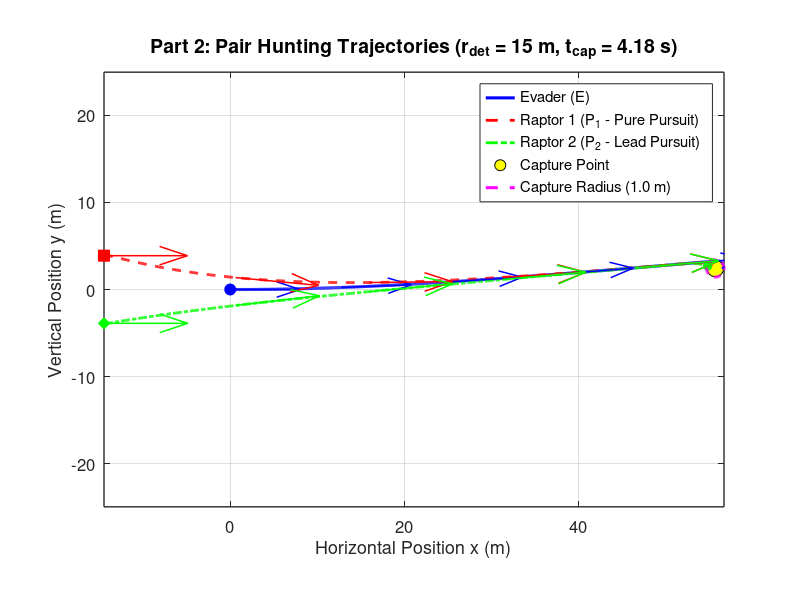
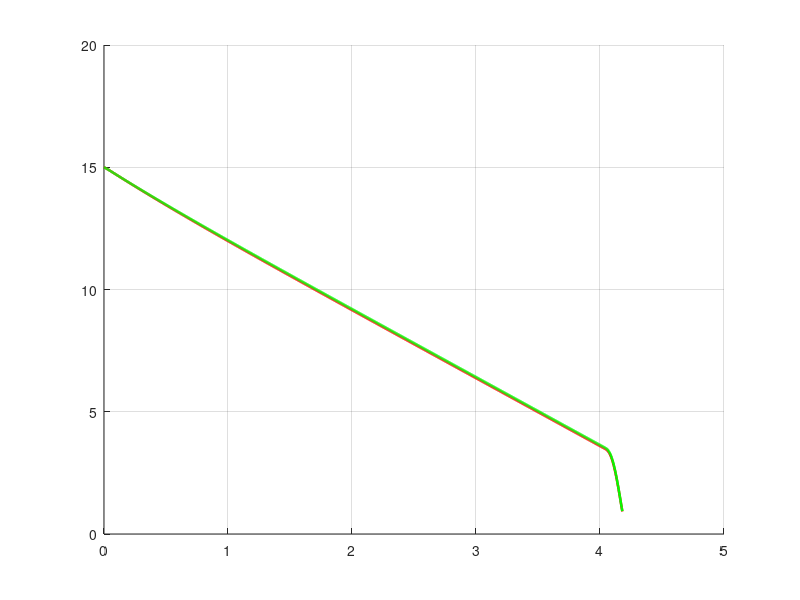

These charts were generated, in order, by the following MATLAB code: (Note: this script raises an error after producing the figures.)
% strategy_2_realistic_radius.m
% Part 2: Cooperative Pair Hunting with a realistic pursuer turning radius
clear; clc; close all;

%% 1. Model Parameters
v_p = 60 / 3.6;          % Pursuer speed (16.67 m/s)
v_e = 50 / 3.6;          % Evader speed (13.89 m/s)
R_p = 5.0;               % Pursuer min turning radius (m)
R_e = 0.5;               % Evader min turning radius (m)

w_p_max = v_p / R_p;     % Max angular velocity of pursuer (3.33 rad/s)
w_e_max = v_e / R_e;     % Max angular velocity of evader (27.78 rad/s)

l_cap = 1.0;             % Capture radius (m)
r_det = 25.0;            % Initial detection distance (m) [15, 50]
r_jink = 3.5;            % Critical jink distance (m)
tau_max = 0.6;           % Max look-ahead time for P2 lead pursuit (s)
T_max = 15.0;            % Raptor stamina limit (s)
dt = 0.005;              % Time step (s)
N = round(T_max / dt);
start_distances = [15, 20, 25, 30, 35];
flank_angles = deg2rad([15, 20, 25, 30, 35]);
plot_folder = fullfile(pwd, 'strategy_2_realistic_radius_plots');
if ~exist(plot_folder, 'dir')
    mkdir(plot_folder);
end

for scenario = 1:5
r_det = start_distances(scenario);
%% 2. Initial Conditions (t = 0)
alpha = flank_angles(scenario);

% Preallocate state arrays
x_E  = zeros(1, N); y_E  = zeros(1, N); theta_E  = zeros(1, N);
x_P1 = zeros(1, N); y_P1 = zeros(1, N); theta_P1 = zeros(1, N);
x_P2 = zeros(1, N); y_P2 = zeros(1, N); theta_P2 = zeros(1, N);
d1 = zeros(1, N); d2 = zeros(1, N);
t_vec = (0:N-1) * dt;

% Evader starts at origin facing +x
x_E(1) = 0; y_E(1) = 0; theta_E(1) = 0;

% Pursuer 1 (Top/Left Flank) & Pursuer 2 (Bottom/Right Flank)
x_P1(1) = -r_det * cos(alpha);  y_P1(1) =  r_det * sin(alpha);  theta_P1(1) = 0;
x_P2(1) = -r_det * cos(-alpha); y_P2(1) =  r_det * sin(-alpha); theta_P2(1) = 0;

captured = false;
end_idx = N;
jink_dir = 0;

%% 3. Time-Stepping Simulation Loop (Forward Euler)
for k = 1:N-1
    d1(k) = hypot(x_E(k) - x_P1(k), y_E(k) - y_P1(k));
    d2(k) = hypot(x_E(k) - x_P2(k), y_E(k) - y_P2(k));
    
    if min(d1(k), d2(k)) <= l_cap
        captured = true;
        end_idx = k;
        break;
    end
    
    % --- Pursuer 1 Control: Pure Pursuit (Direct Line-of-Sight) ---
    theta_LOS1 = atan2(y_E(k) - y_P1(k), x_E(k) - x_P1(k));
    dtheta_P1 = atan2(sin(theta_LOS1 - theta_P1(k)), cos(theta_LOS1 - theta_P1(k)));
    if abs(dtheta_P1) <= w_p_max * dt
        w_P1 = dtheta_P1 / dt;
    else
        w_P1 = w_p_max * sign(dtheta_P1);
    end
    
    % --- Pursuer 2 Control: Cooperative Lead Pursuit ---
    tau = min(tau_max, d2(k) / v_p);
    x_lead = x_E(k) + tau * v_e * cos(theta_E(k));
    y_lead = y_E(k) + tau * v_e * sin(theta_E(k));
    
    theta_LOS2 = atan2(y_lead - y_P2(k), x_lead - x_P2(k));
    dtheta_P2 = atan2(sin(theta_LOS2 - theta_P2(k)), cos(theta_LOS2 - theta_P2(k)));
    if abs(dtheta_P2) <= w_p_max * dt
        w_P2 = dtheta_P2 / dt;
    else
        w_P2 = w_p_max * sign(dtheta_P2);
    end
    
    % --- Evader Control: Commit to the first jink direction ---
    if jink_dir ~= 0
        w_E = jink_dir * w_e_max;
    elseif d1(k) <= r_jink || d2(k) <= r_jink
        if d1(k) <= d2(k)
            jink_dir = -1;
        else
            jink_dir = 1;
        end
        w_E = jink_dir * w_e_max;
    else
        vx_threat = (x_E(k) - x_P1(k))/d1(k) + (x_E(k) - x_P2(k))/d2(k);
        vy_threat = (y_E(k) - y_P1(k))/d1(k) + (y_E(k) - y_P2(k))/d2(k);
        theta_flee = atan2(vy_threat, vx_threat);
        dtheta_E = atan2(sin(theta_flee - theta_E(k)), cos(theta_flee - theta_E(k)));
        if abs(dtheta_E) <= w_e_max * dt
            w_E = dtheta_E / dt;
        else
            w_E = w_e_max * sign(dtheta_E);
        end
    end
    
    % --- Euler Kinematic Updates ---
    x_P1(k+1) = x_P1(k) + v_p * cos(theta_P1(k)) * dt;
    y_P1(k+1) = y_P1(k) + v_p * sin(theta_P1(k)) * dt;
    theta_P1(k+1) = theta_P1(k) + w_P1 * dt;
    
    x_P2(k+1) = x_P2(k) + v_p * cos(theta_P2(k)) * dt;
    y_P2(k+1) = y_P2(k) + v_p * sin(theta_P2(k)) * dt;
    theta_P2(k+1) = theta_P2(k) + w_P2 * dt;
    
    x_E(k+1) = x_E(k) + v_e * cos(theta_E(k)) * dt;
    y_E(k+1) = y_E(k) + v_e * sin(theta_E(k)) * dt;
    theta_E(k+1) = theta_E(k) + w_E * dt;
end

d1(end_idx) = hypot(x_E(end_idx) - x_P1(end_idx), y_E(end_idx) - y_P1(end_idx));
d2(end_idx) = hypot(x_E(end_idx) - x_P2(end_idx), y_E(end_idx) - y_P2(end_idx));

%% 4. Figure 1: Combined 2D Trajectory Plot (All 3 Players on Same Axis)
figure('Color', 'w', 'Position', [80, 80, 1050, 700]);
hold on; grid on; axis equal;

% Plot all 3 trajectories on the same axis
plot(x_E(1:end_idx),  y_E(1:end_idx),  'b-',  'LineWidth', 2.2, 'DisplayName', 'Evader (E)');
plot(x_P1(1:end_idx), y_P1(1:end_idx), 'r--', 'LineWidth', 2.0, 'DisplayName', 'Raptor 1 (P_1 - Pure Pursuit)');
plot(x_P2(1:end_idx), y_P2(1:end_idx), 'g-.', 'LineWidth', 2.0, 'DisplayName', 'Raptor 2 (P_2 - Lead Pursuit)');

% Plot Start Positions (t = 0)
plot(x_E(1),  y_E(1),  'bo', 'MarkerSize', 8, 'MarkerFaceColor', 'b', 'HandleVisibility', 'off');
plot(x_P1(1), y_P1(1), 'rs', 'MarkerSize', 8, 'MarkerFaceColor', 'r', 'HandleVisibility', 'off');
plot(x_P2(1), y_P2(1), 'gd', 'MarkerSize', 8, 'MarkerFaceColor', 'g', 'HandleVisibility', 'off');

% Plot Final/Capture Positions
plot(x_E(end_idx),  y_E(end_idx),  'ko', 'MarkerSize', 12, ...
    'MarkerFaceColor', 'y', 'DisplayName', 'Capture Point');
plot(x_P1(end_idx), y_P1(end_idx), 'ro', 'MarkerSize', 6, 'MarkerFaceColor', 'r', 'HandleVisibility', 'off');
plot(x_P2(end_idx), y_P2(end_idx), 'go', 'MarkerSize', 6, 'MarkerFaceColor', 'g', 'HandleVisibility', 'off');

% Plot Capture Radius Circle around Evader's Final Position
th_circ = linspace(0, 2*pi, 100);
plot(x_E(end_idx) + l_cap*cos(th_circ), y_E(end_idx) + l_cap*sin(th_circ), ...
    'm--', 'LineWidth', 2.2, 'DisplayName', 'Capture Radius (1.0 m)');

% Plot Heading Arrows along the Path
arrow_end = max(1, end_idx - round(0.5 / dt));
if arrow_end > 1
    idx_arrows = round(linspace(1, arrow_end, 5));
    quiver(x_E(idx_arrows),  y_E(idx_arrows),  cos(theta_E(idx_arrows)),  sin(theta_E(idx_arrows)),  0.35, 'b', 'LineWidth', 1.1, 'HandleVisibility', 'off');
    quiver(x_P1(idx_arrows), y_P1(idx_arrows), cos(theta_P1(idx_arrows)), sin(theta_P1(idx_arrows)), 0.35, 'r', 'LineWidth', 1.1, 'HandleVisibility', 'off');
    quiver(x_P2(idx_arrows), y_P2(idx_arrows), cos(theta_P2(idx_arrows)), sin(theta_P2(idx_arrows)), 0.35, 'g', 'LineWidth', 1.1, 'HandleVisibility', 'off');
end

set(gca, 'FontSize', 12, 'LineWidth', 1.0, 'Box', 'on');
xlabel('Horizontal Position x (m)', 'FontSize', 13);
ylabel('Vertical Position y (m)', 'FontSize', 13);
title(sprintf('Part 2: Pair Hunting Trajectories (r_{det} = %.0f m, t_{cap} = %.2f s)', ...
    r_det, t_vec(end_idx)), 'FontSize', 14);
legend('Location', 'best');
exportgraphics(gcf, fullfile(plot_folder, sprintf('scenario_%d_trajectory.png', scenario)), 'Resolution', 200);

%% 5. Figure 2: Separation Distance Plot
figure('Color', 'w', 'Position', [180, 120, 850, 550]);
hold on; grid on;
plot(t_vec(1:end_idx), d1(1:end_idx), 'r-', 'LineWidth', 1.8, 'DisplayName', 'd_1(t) (Raptor 1)');
plot(t_vec(1:end_idx), d2(1:end_idx), 'g-', 'LineWidth', 1.8, 'DisplayName', 'd_2(t) (Raptor 2)');
yline(l_cap, 'k--', 'Capture Threshold (l = 1.0 m)', 'LineWidth', 1.5, 'HandleVisibility', 'off');
set(gca, 'FontSize', 12, 'LineWidth', 1.0, 'Box', 'on');
xlabel('Time t (s)', 'FontSize', 13);
ylabel('Distance to Prey (m)', 'FontSize', 13);
title('Part 2: Pair Separation Distances vs. Time', 'FontSize', 14);
legend('Location', 'southoutside', 'NumColumns', 2);
exportgraphics(gcf, fullfile(plot_folder, sprintf('scenario_%d_separation.png', scenario)), 'Resolution', 200);
close all;
end

%% 6. Jink-Distance Sweep: Capture Time Histogram
jink_distances = 1.0:0.25:8.0;
capture_times = zeros(5, numel(jink_distances));

for scenario = 1:5
    for j = 1:numel(jink_distances)
        capture_times(scenario, j) = simulate_capture_time( ...
            start_distances(scenario), flank_angles(scenario), ...
            jink_distances(j), v_p, v_e, R_p, R_e, l_cap, ...
            tau_max, T_max, dt);
    end
end

figure('Color', 'w', 'Position', [80, 80, 1200, 850]);
for scenario = 1:5
    subplot(3, 2, scenario);
    bar(jink_distances, capture_times(scenario, :), 1.0, ...
        'FaceColor', [0.25, 0.65, 0.35], 'EdgeColor', 'none');
    hold on; grid on;

    [max_capture_time, max_idx] = max(capture_times(scenario, :));
    plot(jink_distances(max_idx), max_capture_time, 'r^', ...
        'MarkerSize', 9, 'MarkerFaceColor', 'r');
    xline(jink_distances(max_idx), 'r--', 'LineWidth', 1.2);

    xlabel('Jink distance (m)');
    ylabel('Capture time (s)');
    title(sprintf('Scenario %d (r_{det} = %.0f m)', ...
        scenario, start_distances(scenario)));
    legend('Capture time', sprintf('Maximum: %.2f m', jink_distances(max_idx)), ...
        'Location', 'best');
    set(gca, 'FontSize', 10, 'Box', 'on');
end

sgtitle('Strategy 2: Capture Time for a Range of Jink Distances');
exportgraphics(gcf, fullfile(plot_folder, 'jink_distance_capture_time.png'), ...
    'Resolution', 200);
close all;

fprintf('Strategy 2 maximum capture times by scenario:\n');
for scenario = 1:5
    [max_capture_time, max_idx] = max(capture_times(scenario, :));
    fprintf('  Scenario %d: %.2f m jink distance -> %.2f s capture time\n', ...
        scenario, jink_distances(max_idx), max_capture_time);
end

function capture_time = simulate_capture_time(r_det, alpha, r_jink, ...
    v_p, v_e, R_p, R_e, l_cap, tau_max, T_max, dt)
    w_p_max = v_p / R_p;
    w_e_max = v_e / R_e;
    N = round(T_max / dt);

    x_E = 0;
    y_E = 0;
    theta_E = 0;
    x_P1 = -r_det * cos(alpha);
    y_P1 = r_det * sin(alpha);
    theta_P1 = 0;
    x_P2 = -r_det * cos(-alpha);
    y_P2 = r_det * sin(-alpha);
    theta_P2 = 0;
    capture_time = T_max;
    jink_dir = 0;

    for k = 1:N-1
        d1 = hypot(x_E - x_P1, y_E - y_P1);
        d2 = hypot(x_E - x_P2, y_E - y_P2);
        if min(d1, d2) <= l_cap
            capture_time = (k - 1) * dt;
            return;
        end

        theta_LOS1 = atan2(y_E - y_P1, x_E - x_P1);
        dtheta_P1 = atan2(sin(theta_LOS1 - theta_P1), ...
            cos(theta_LOS1 - theta_P1));
        if abs(dtheta_P1) <= w_p_max * dt
            w_P1 = dtheta_P1 / dt;
        else
            w_P1 = w_p_max * sign(dtheta_P1);
        end

        tau = min(tau_max, d2 / v_p);
        x_lead = x_E + tau * v_e * cos(theta_E);
        y_lead = y_E + tau * v_e * sin(theta_E);
        theta_LOS2 = atan2(y_lead - y_P2, x_lead - x_P2);
        dtheta_P2 = atan2(sin(theta_LOS2 - theta_P2), ...
            cos(theta_LOS2 - theta_P2));
        if abs(dtheta_P2) <= w_p_max * dt
            w_P2 = dtheta_P2 / dt;
        else
            w_P2 = w_p_max * sign(dtheta_P2);
        end

        if jink_dir ~= 0
            w_E = jink_dir * w_e_max;
        elseif d1 <= r_jink || d2 <= r_jink
            if d1 <= d2
                jink_dir = -1;
            else
                jink_dir = 1;
            end
            w_E = jink_dir * w_e_max;
        else
            vx_threat = (x_E - x_P1) / d1 + (x_E - x_P2) / d2;
            vy_threat = (y_E - y_P1) / d1 + (y_E - y_P2) / d2;
            theta_flee = atan2(vy_threat, vx_threat);
            dtheta_E = atan2(sin(theta_flee - theta_E), ...
                cos(theta_flee - theta_E));
            if abs(dtheta_E) <= w_e_max * dt
                w_E = dtheta_E / dt;
            else
                w_E = w_e_max * sign(dtheta_E);
            end
        end

        x_P1 = x_P1 + v_p * cos(theta_P1) * dt;
        y_P1 = y_P1 + v_p * sin(theta_P1) * dt;
        theta_P1 = theta_P1 + w_P1 * dt;
        x_P2 = x_P2 + v_p * cos(theta_P2) * dt;
        y_P2 = y_P2 + v_p * sin(theta_P2) * dt;
        theta_P2 = theta_P2 + w_P2 * dt;
        x_E = x_E + v_e * cos(theta_E) * dt;
        y_E = y_E + v_e * sin(theta_E) * dt;
        theta_E = theta_E + w_E * dt;
    end
end
